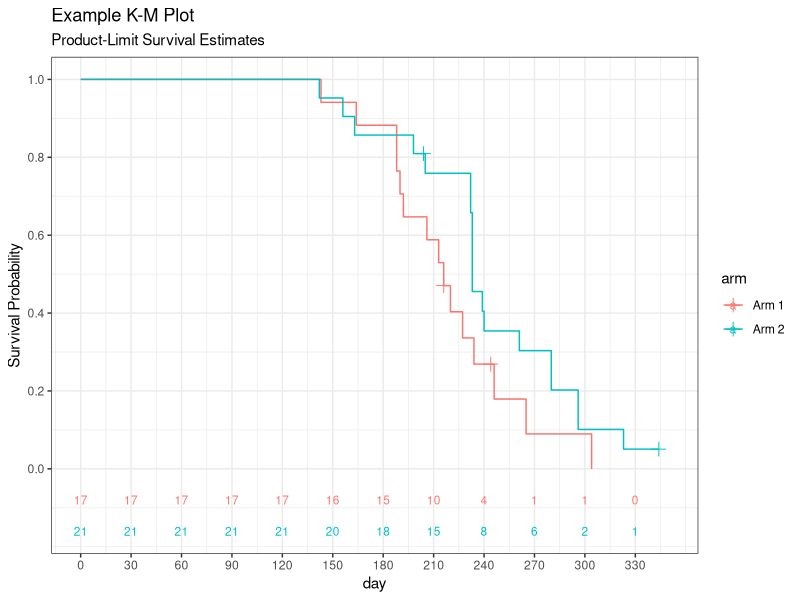

Recreate this plot in R.
# P040 - Kaplan-Meier plot and PROC LIFETEST tables (translation of P040_kmplot.sas)
suppressPackageStartupMessages({
  library(dplyr)
  library(ggplot2)
})

out <- Sys.getenv("OUT_DIR")
if (out == "") out <- "."
dir.create(out, showWarnings = FALSE, recursive = TRUE)

# Round half away from zero, as SAS does
rhu <- function(x, d = 0) sign(x) * floor(abs(x) * 10^d + 0.5 + 1e-9) / 10^d
f4  <- function(x) ifelse(is.na(x), ".", sprintf("%.4f", rhu(x, 4)))
f3  <- function(x) ifelse(is.na(x), ".", sprintf("%.3f", rhu(x, 3)))
fbest <- function(x) ifelse(is.na(x), ".", format(x, trim = TRUE, drop0trailing = TRUE))

# ---------------- DATA one ----------------
# Note: "227.230" in the SAS DO list is a single value, 227.23
a1_ev <- c(143,164,188,188,190,192,206,213,216,220,227.23,234,246,265,304)
a2_ev <- c(142,156,163,198,205,232,232,233,233,233,233,239,240,261,280,280,296,296,323)
one <- rbind(
  data.frame(arm = "Arm 1", censor = 0, day = a1_ev),
  data.frame(arm = "Arm 1", censor = 1, day = c(216, 244)),
  data.frame(arm = "Arm 2", censor = 0, day = a2_ev),
  data.frame(arm = "Arm 2", censor = 1, day = c(204, 344)),
  stringsAsFactors = FALSE
)
cat("Data built:", nrow(one), "records\n")

# ---------------- Product-limit estimates ----------------
km_fit <- function(d) {
  d <- d[order(d$day, d$censor), ]          # events before censored at ties
  ev <- d[d$censor == 0, ]
  ut <- sort(unique(ev$day))
  Y <- sapply(ut, function(t) sum(d$day >= t))
  D <- sapply(ut, function(t) sum(ev$day == t))
  S <- cumprod(1 - D / Y)
  gsum <- cumsum(ifelse(Y - D > 0, D / (Y * (Y - D)), 0))
  SE <- S * sqrt(gsum)
  SE[S == 0] <- 0
  list(d = d, ut = ut, Y = Y, D = D, S = S, SE = SE)
}

pl_table <- function(d, armname) {
  f <- km_fit(d)
  dd <- f$d
  n <- nrow(dd)
  rows <- data.frame(arm = armname, day = 0, censored = "", Survival = 1, Failure = 0,
                     SurvSE = 0, NumFailed = 0, NumLeft = n, stringsAsFactors = FALSE)
  nfail <- 0
  for (i in seq_len(n)) {
    isev <- dd$censor[i] == 0
    if (isev) nfail <- nfail + 1
    last_ev <- isev && (i == n || !(dd$day[i + 1] == dd$day[i] && dd$censor[i + 1] == 0))
    if (last_ev) {
      k <- which(f$ut == dd$day[i])
      s <- f$S[k]; se <- f$SE[k]
    } else { s <- NA; se <- NA }
    rows <- rbind(rows, data.frame(arm = armname, day = dd$day[i],
                                   censored = ifelse(isev, "", "*"),
                                   Survival = s, Failure = ifelse(is.na(s), NA, 1 - s),
                                   SurvSE = se, NumFailed = nfail, NumLeft = n - i,
                                   stringsAsFactors = FALSE))
  }
  rows
}

# ---------------- Quartiles (LOGLOG CI) ----------------
quartiles <- function(f) {
  z <- qnorm(0.975)
  res <- NULL
  for (p in c(0.75, 0.5, 0.25)) {
    tgt <- 1 - p
    est <- NA
    idx <- which(f$S < tgt - 1e-10)
    eq  <- which(abs(f$S - tgt) < 1e-10)
    if (length(eq) > 0) {
      j <- eq[1]
      est <- if (j < length(f$ut)) (f$ut[j] + f$ut[j + 1]) / 2 else NA
    } else if (length(idx) > 0) est <- f$ut[idx[1]]
    ok <- f$S > 0 & f$S < 1
    g <- function(x) log(-log(x))
    inset <- rep(FALSE, length(f$ut))
    inset[ok] <- abs(g(f$S[ok]) - g(tgt)) <= z * f$SE[ok] / abs(f$S[ok] * log(f$S[ok])) + 1e-12
    lo <- hi <- NA
    if (any(inset)) {
      lo <- min(f$ut[inset])
      jl <- max(which(inset))
      hi <- if (jl < length(f$ut)) f$ut[jl + 1] else NA
    }
    res <- rbind(res, data.frame(Percent = p * 100, Estimate = est, LowerCL = lo, UpperCL = hi))
  }
  res
}

# ---------------- Mean (restricted to largest event time) ----------------
mean_km <- function(f, d) {
  tt <- f$ut; S <- f$S
  tprev <- c(0, tt[-length(tt)]); Sprev <- c(1, S[-length(S)])
  mu <- sum(Sprev * (tt - tprev))
  # A_j = area from t_j to last event time
  areas <- S[-length(S)] * diff(tt)
  A <- rev(cumsum(rev(c(areas, 0))))
  m <- sum(f$D)
  terms <- ifelse(f$Y - f$D > 0, A^2 * f$D / (f$Y * (f$Y - f$D)), 0)
  se <- sqrt(m / (m - 1) * sum(terms))
  restricted <- max(d$day) > max(tt)
  list(mean = mu, se = se, restricted = restricted, tmax = max(tt))
}

arms <- c("Arm 1", "Arm 2")
pl_all <- NULL; q_all <- NULL; m_all <- NULL; fits <- list()
for (k in seq_along(arms)) {
  d <- one[one$arm == arms[k], ]
  f <- km_fit(d); fits[[arms[k]]] <- f
  pl_all <- rbind(pl_all, pl_table(d, arms[k]))
  q <- quartiles(f); q$arm <- arms[k]; q$Stratum <- k
  q_all <- rbind(q_all, q)
  mk <- mean_km(f, d)
  m_all <- rbind(m_all, data.frame(Stratum = k, arm = arms[k], Mean = mk$mean, StdErr = mk$se,
                                   Restricted = mk$restricted, RestrictTime = mk$tmax))
}

# ---------------- Censoring summary ----------------
cens <- one %>% group_by(arm) %>%
  summarise(Total = n(), Failed = sum(censor == 0), Censored = sum(censor == 1), .groups = "drop") %>%
  mutate(Stratum = as.character(match(arm, arms)), PctCens = 100 * Censored / Total)
cens <- rbind(cens, data.frame(arm = "Total", Total = sum(cens$Total), Failed = sum(cens$Failed),
                               Censored = sum(cens$Censored), Stratum = "",
                               PctCens = 100 * sum(cens$Censored) / sum(cens$Total)))

# ---------------- Tests of equality ----------------
ev_times <- sort(unique(one$day[one$censor == 0]))
rank_stats <- function(wfun) {
  U <- c(0, 0); V <- matrix(0, 2, 2)
  for (t in ev_times) {
    nj <- sum(one$day >= t); dj <- sum(one$day == t & one$censor == 0)
    w <- wfun(nj)
    nk <- sapply(arms, function(a) sum(one$day >= t & one$arm == a))
    dk <- sapply(arms, function(a) sum(one$day == t & one$censor == 0 & one$arm == a))
    U <- U + w * (dk - nk * dj / nj)
    if (nj > 1) {
      fac <- w^2 * dj * (nj - dj) / (nj^2 * (nj - 1))
      V <- V + fac * (diag(nk * nj) - outer(nk, nk))
    }
  }
  list(U = U, V = V, chisq = U[1]^2 / V[1, 1])
}
lr <- rank_stats(function(n) 1)
wl <- rank_stats(function(n) n)
Dk <- sapply(arms, function(a) sum(one$censor == 0 & one$arm == a))
Tk <- sapply(arms, function(a) sum(one$day[one$arm == a]))
lrt <- 2 * (sum(Dk * log(Dk / Tk)) - sum(Dk) * log(sum(Dk) / sum(Tk)))
tests <- data.frame(Test = c("Log-Rank", "Wilcoxon", "-2Log(LR)"),
                    ChiSquare = c(lr$chisq, wl$chisq, lrt), DF = 1,
                    ProbChiSq = pchisq(c(lr$chisq, wl$chisq, lrt), 1, lower.tail = FALSE))

# ---------------- Text rendering ----------------
L <- c("Example K-M Plot", "", "The LIFETEST Procedure", "")
for (k in seq_along(arms)) {
  L <- c(L, sprintf("Stratum %d: arm = %s", k, arms[k]), "", "Product-Limit Survival Estimates", "",
         sprintf("%10s %10s %10s %10s %8s %8s", "day", "Survival", "Failure", "SurvSE", "NFailed", "NLeft"))
  p <- pl_all[pl_all$arm == arms[k], ]
  for (i in seq_len(nrow(p))) {
    L <- c(L, sprintf("%9s%1s %10s %10s %10s %8d %8d", fbest(p$day[i]), p$censored[i],
                      f4(p$Survival[i]), f4(p$Failure[i]), f4(p$SurvSE[i]),
                      as.integer(p$NumFailed[i]), as.integer(p$NumLeft[i])))
  }
  L <- c(L, "", "NOTE: The marked survival times are censored observations.", "",
         "Summary Statistics for Time Variable day", "", "Quartile Estimates",
         sprintf("%8s %12s %10s %10s", "Percent", "Point Est", "Lower95", "Upper95"))
  q <- q_all[q_all$arm == arms[k], ]
  for (i in seq_len(nrow(q)))
    L <- c(L, sprintf("%8d %12s %10s %10s", as.integer(q$Percent[i]), f3(q$Estimate[i]),
                      f3(q$LowerCL[i]), f3(q$UpperCL[i])))
  mm <- m_all[m_all$arm == arms[k], ]
  L <- c(L, "", sprintf("%12s %12s", "Mean", "Std Error"), sprintf("%12s %12s", f4(mm$Mean), f4(mm$StdErr)))
  if (mm$Restricted)
    L <- c(L, sprintf("NOTE: The mean survival time and its standard error were underestimated because the largest observation was censored and the estimation was restricted to the largest event time (%s).", fbest(mm$RestrictTime)))
  L <- c(L, "")
}
L <- c(L, "Summary of the Number of Censored and Uncensored Values", "",
       sprintf("%8s %8s %6s %7s %9s %9s", "Stratum", "arm", "Total", "Failed", "Censored", "PctCens"))
for (i in seq_len(nrow(cens)))
  L <- c(L, sprintf("%8s %8s %6d %7d %9d %9s", cens$Stratum[i], cens$arm[i], cens$Total[i],
                    cens$Failed[i], cens$Censored[i], f3(cens$PctCens[i])))
L <- c(L, "", "Testing Homogeneity of Survival Curves for day over Strata", "",
       "Rank Statistics", sprintf("%8s %12s %12s", "arm", "Log-Rank", "Wilcoxon"))
for (k in 1:2) L <- c(L, sprintf("%8s %12s %12s", arms[k], f4(lr$U[k]), f4(wl$U[k])))
L <- c(L, "", "Covariance Matrix for the Log-Rank Statistics")
for (k in 1:2) L <- c(L, sprintf("%8s %12s %12s", arms[k], f4(lr$V[k, 1]), f4(lr$V[k, 2])))
L <- c(L, "", "Covariance Matrix for the Wilcoxon Statistics")
for (k in 1:2) L <- c(L, sprintf("%8s %12s %12s", arms[k], f4(wl$V[k, 1]), f4(wl$V[k, 2])))
L <- c(L, "", "Test of Equality over Strata",
       sprintf("%10s %12s %4s %12s", "Test", "Chi-Square", "DF", "Pr>ChiSq"))
for (i in 1:3) L <- c(L, sprintf("%10s %12s %4d %12s", tests$Test[i], f4(tests$ChiSquare[i]),
                                 1L, f4(tests$ProbChiSq[i])))

# At-risk table (atrisk=0 to 330 by 30)
atr_t <- seq(0, 330, by = 30)
atrisk <- expand.grid(time = atr_t, arm = arms, stringsAsFactors = FALSE)
atrisk$n_at_risk <- mapply(function(t, a) sum(one$day >= t & one$arm == a), atrisk$time, atrisk$arm)
L <- c(L, "", "Product-Limit Survival Estimates - Number at Risk",
       paste(sprintf("%8s", c("arm", atr_t)), collapse = ""))
for (a in arms) L <- c(L, paste(sprintf("%8s", c(a, atrisk$n_at_risk[atrisk$arm == a])), collapse = ""))
writeLines(L, file.path(out, "P040_f_kmplot.txt"))

# ---------------- CSVs ----------------
write.csv(pl_all, file.path(out, "P040_f_kmplot.csv"), row.names = FALSE, na = "")
write.csv(q_all, file.path(out, "P040_f_kmplot_quartiles.csv"), row.names = FALSE, na = "")
write.csv(m_all, file.path(out, "P040_f_kmplot_means.csv"), row.names = FALSE, na = "")
write.csv(cens, file.path(out, "P040_f_kmplot_censsum.csv"), row.names = FALSE, na = "")
write.csv(tests, file.path(out, "P040_f_kmplot_tests.csv"), row.names = FALSE, na = "")
write.csv(atrisk, file.path(out, "P040_f_kmplot_atrisk.csv"), row.names = FALSE, na = "")

# ---------------- Figure ----------------
step_df <- NULL; cens_df <- NULL
for (a in arms) {
  f <- fits[[a]]
  step_df <- rbind(step_df, data.frame(arm = a, time = c(0, f$ut), surv = c(1, f$S)))
  d <- one[one$arm == a & one$censor == 1, ]
  sf <- stepfun(f$ut, c(1, f$S))
  cens_df <- rbind(cens_df, data.frame(arm = a, time = d$day, surv = sf(d$day)))
}
maxt <- tapply(one$day, one$arm, max)
step_df <- rbind(step_df, do.call(rbind, lapply(arms, function(a)
  data.frame(arm = a, time = maxt[[a]], surv = tail(fits[[a]]$S, 1)))))
step_df <- step_df[order(step_df$arm, step_df$time), ]
plotdat <- rbind(cbind(step_df, type = "step"), cbind(cens_df, type = "censored"))
write.csv(plotdat, file.path(out, "P040_f_kmplot_plotdata.csv"), row.names = FALSE, na = "")

ymin_txt <- -0.08
p <- ggplot(step_df, aes(time, surv, colour = arm)) +
  geom_step() +
  geom_point(data = cens_df, shape = 3, size = 3) +
  geom_text(data = atrisk, aes(x = time, y = ifelse(arm == "Arm 1", ymin_txt, 2 * ymin_txt),
                               label = n_at_risk, colour = arm), size = 3, inherit.aes = FALSE) +
  scale_x_continuous(breaks = atr_t, limits = c(0, 350)) +
  scale_y_continuous(breaks = seq(0, 1, 0.2)) +
  labs(title = "Example K-M Plot", subtitle = "Product-Limit Survival Estimates",
       x = "day", y = "Survival Probability", colour = "arm") +
  theme_bw()
ggsave(file.path(out, "P040_f_kmplot.png"), p, width = 8, height = 6, dpi = 100)

cat("P040 done\n")
